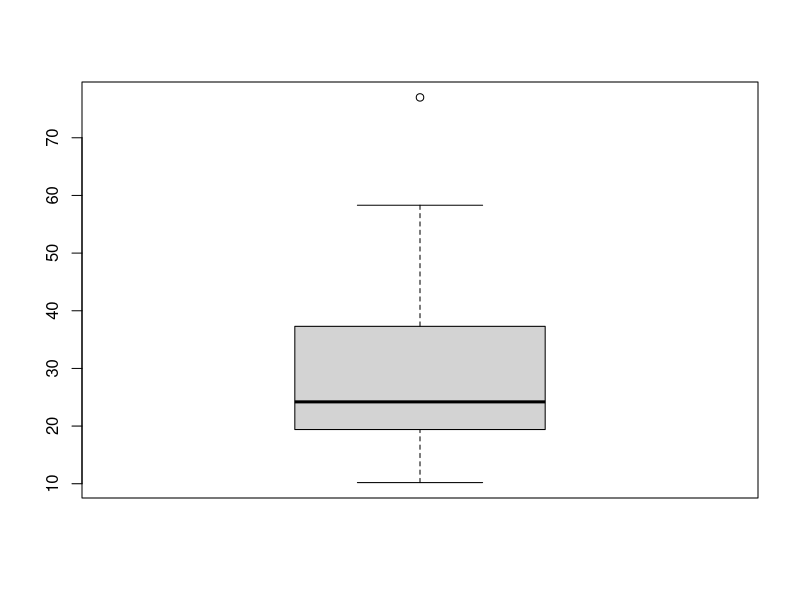

This chart was generated by the following R code:
attach(trees)
trees
str(trees)
mean(Girth)
mean(Height)
mean(Volume)
boxplot(Volume)
sort(Volume)
fivenum(Volume)
quantile(Volume)
IQR(Volume)
Q0<-fivenum(Volume)[2]-1.5*IQR(Volume)
Q0
Q5<-fivenum(Volume)[4]-1.5*IQR(Volume)
Q5
upper_outlier<-Volume[which(Volume>Q5)]
upper_outlier
lower_outlier<-Volume[which(Volume<Q0)]
lower_outlier
upper_outlier2<-boxplot.stats(Volume, do.out = T)
upper_outlier2